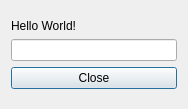
<?xml version="1.0" encoding="UTF-8"?>
<ui version="4.0">
 <class>Dialog</class>
 <widget class="QDialog" name="Dialog">
  <property name="geometry">
   <rect>
    <x>0</x>
    <y>0</y>
    <width>188</width>
    <height>109</height>
   </rect>
  </property>
  <property name="windowTitle">
   <string>Dialog</string>
  </property>
  <layout class="QVBoxLayout" name="verticalLayout">
   <item>
    <layout class="QVBoxLayout">
     <property name="spacing">
      <number>6</number>
     </property>
     <property name="sizeConstraint">
      <enum>QLayout::SetDefaultConstraint</enum>
     </property>
     <item>
      <widget class="QLabel" name="label">
       <property name="sizePolicy">
        <sizepolicy hsizetype="Preferred" vsizetype="Fixed">
         <horstretch>0</horstretch>
         <verstretch>0</verstretch>
        </sizepolicy>
       </property>
       <property name="text">
        <string>Hello World!</string>
       </property>
      </widget>
     </item>
     <item>
      <widget class="QLineEdit" name="lineEdit"/>
     </item>
     <item>
      <widget class="QPushButton" name="pushButton">
       <property name="text">
        <string>Close</string>
       </property>
      </widget>
     </item>
    </layout>
   </item>
  </layout>
 </widget>
 <resources/>
 <connections/>
</ui>
